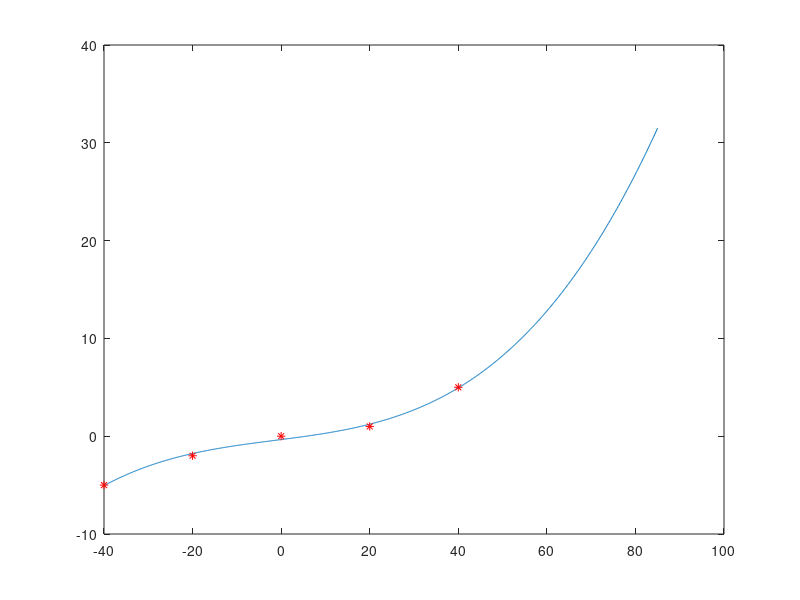

Write MATLAB code to recreate this figure.
sampleX = [-40 -20 0 20 40];
sampleY = [-5 -2 0 1 5];

P = polyfit(sampleX, sampleY, 3);
T = -40:0.1:85;

y = polyval(P, T);
plot(T, y, sampleX, sampleY, "r*");

fid = fopen('temppolyfit3.txt', 'wt');
fprintf(fid, '%f\n', y);
fclose(fid);